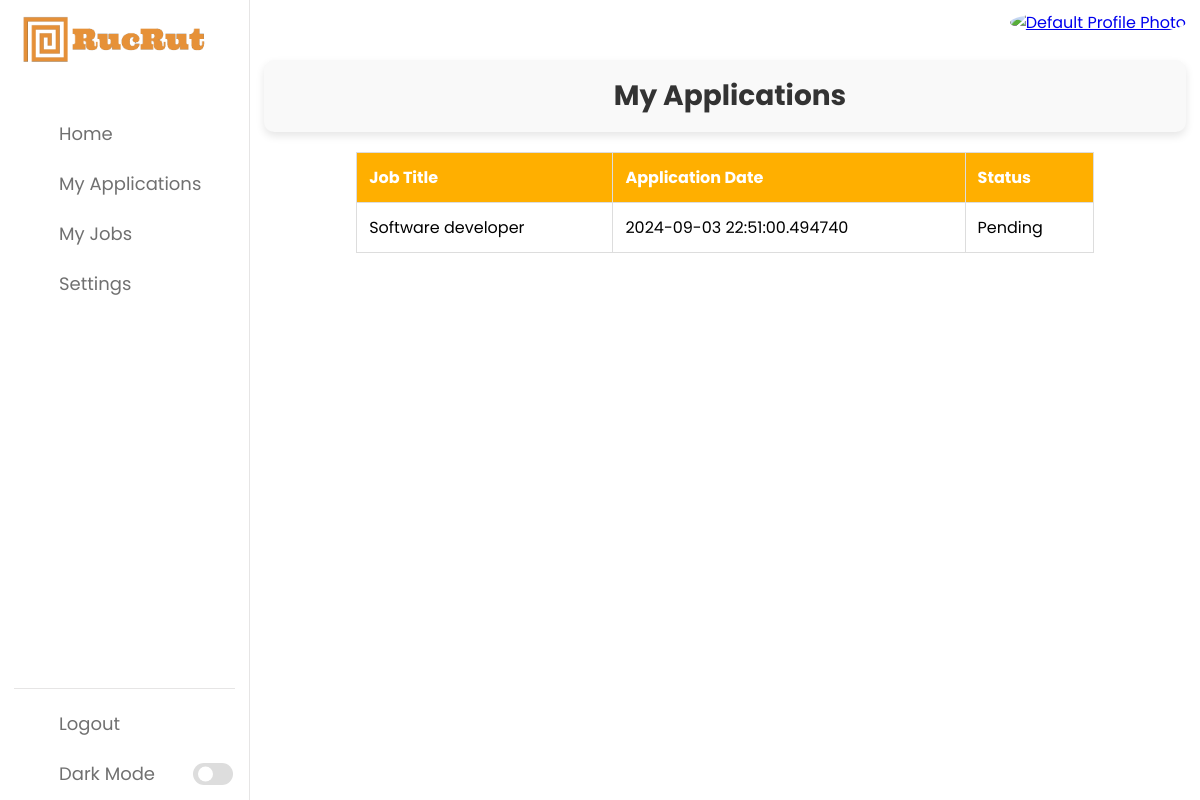
/view_applications (signed in), run on the app's committed database.
### app/models.py (models this page shows)
class Job(db.Model):
    id = db.Column(db.Integer, primary_key=True)
    title = db.Column(db.String(100), nullable=False)
    location = db.Column(db.String(100), nullable=False)
    description = db.Column(db.Text, nullable=False)
    salary = db.Column(db.String(50), nullable=False)
    date_posted = db.Column(db.DateTime, nullable=False, default=datetime.utcnow)
    user_id = db.Column(db.Integer, db.ForeignKey('user.id'), nullable=False)

class Application(db.Model):
    id = db.Column(db.Integer, primary_key=True)
    user_id = db.Column(db.Integer, db.ForeignKey('user.id'), nullable=False)
    job_id = db.Column(db.Integer, db.ForeignKey('job.id'), nullable=False)
    message = db.Column(db.Text, nullable=False)
    timestamp = db.Column(db.DateTime, default=datetime.utcnow)
    status = db.Column(db.String(20), nullable=False, default='Pending')
    user = db.relationship('User', backref=db.backref('applications', lazy=True))
    job = db.relationship('Job', backref=db.backref('applications', lazy=True))
    __table_args__ = (db.UniqueConstraint('user_id', 'job_id', name='unique_user_job_application'),)

### app/routes.py (the view)
@main.route('/view_applications')
def view_applications():
    if g.user is None:
        flash('You need to sign in first.', 'danger')
        return redirect(url_for('main.auth'))
    applications = Application.query.filter_by(user_id=g.user.id).all()
    applications_list = []
    for app in applications:
        job = Job.query.get(app.job_id)
        applications_list.append({
            'id': app.id,
            'job_title': job.title if job else 'Unknown',
            'application_date': app.timestamp,
            'status': app.status
        })
    return render_template('view_applications.html', applications=applications_list)

### app/routes.py (called while the page is built)
@main.before_app_request
def load_user():
    user_id = session.get('user_id')
    if user_id:
        g.user = User.query.get(user_id)
    else:
        g.user = None

@main.context_processor
def inject_user():
    return {'user': g.user}

### app/templates/view_applications.html (shortened to what this page needs)
{% extends 'base.html' %}
{% block content %}
<div class="applications-wrapper">
    <div class="page-header">
        <h1 class="page-title">My Applications</h1>
    </div>
    <table class="applications-table">
        <thead>
            <tr>
                <th>Job Title</th>
                <th>Application Date</th>
                <th>Status</th>
            </tr>
        </thead>
        <tbody>
            {% for application in applications %}
            <tr>
                <td>{{ application.job_title }}</td>
                <td>{{ application.application_date }}</td>
                <td>{{ application.status }}</td>
            </tr>
            {% endfor %}
        </tbody>
    </table>
</div>
{% endblock %}

### app/static/style.css (style rules this page uses)
* { margin: 0; padding: 0; box-sizing: border-box; font-family: 'Poppins', sans-serif; }
:root { --primary-color: #ffaf00; --panel-color: #FFF; --text-color: #000; --black-light-color: #707070; --border-color: #e6e5e5; --toggle-color: #DDD; --box1-color: #4DA3FF; --box2-color: #FFE6AC; --box3-color: #E7D1FC; --title-icon-color: #fff; --tran-05: all 0.5s ease; --tran-03: all 0.3s ease; --tran-03: all 0.2s ease; }
body { min-height: 100vh; background-color: var(--primary-color); }

### app/templates/view_applications.html (style rules this page uses)
.page-header { display: flex; align-items: center; justify-content: center; margin-bottom: 20px; background: #f9f9f9; padding: 15px; border-radius: 10px; box-shadow: 0 4px 8px rgba(0, 0, 0, 0.1); }
.page-header .page-title { font-size: 28px; color: #333; margin: 0; }
.applications-wrapper { text-align: center; }
.applications-table { width: 80%; margin: 0 auto; border-collapse: collapse; margin-bottom: 20px; }
.applications-table th, .applications-table td { padding: 12px; border: 1px solid #ddd; text-align: left; }
.applications-table th { background-color: #ffaf00; color: #fff; }

### data on the page
Job: job_title "Software developer"
Application: application_date "2024-09-03 22:51:00.494740", status "Pending"
